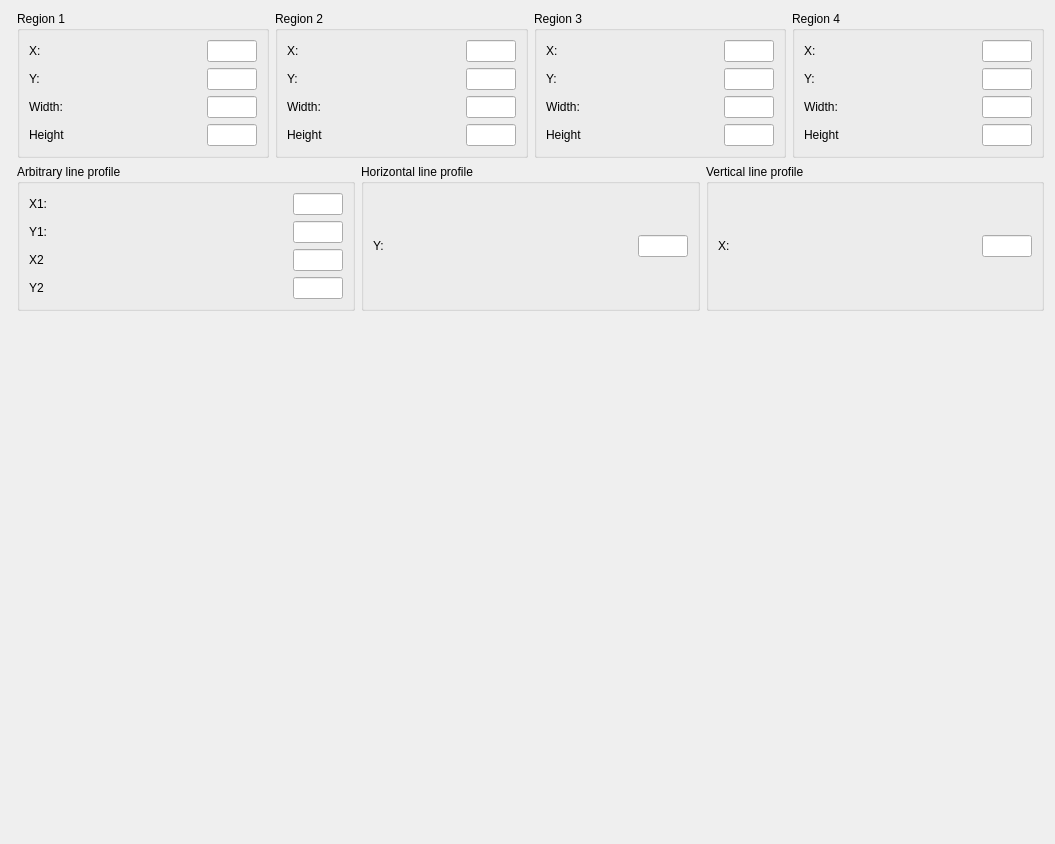
<?xml version="1.0" encoding="UTF-8"?>
<ui version="4.0">
 <class>Form</class>
 <widget class="QWidget" name="Form">
  <property name="geometry">
   <rect>
    <x>0</x>
    <y>0</y>
    <width>1055</width>
    <height>844</height>
   </rect>
  </property>
  <property name="windowTitle">
   <string>Form</string>
  </property>
  <layout class="QGridLayout" name="gridLayout">
   <item row="0" column="0">
    <widget class="QEImage" name="qeimage">
     <property name="imageVariable" stdset="0">
      <string>IMG:image1:ArrayData</string>
     </property>
     <property name="widthVariable" stdset="0">
      <string>IMG:cam1:ArraySizeX_RBV</string>
     </property>
     <property name="heightVariable" stdset="0">
      <string>IMG:cam1:ArraySizeY_RBV</string>
     </property>
     <property name="regionOfInterest1XVariable" stdset="0">
      <string>ROI1:X</string>
     </property>
     <property name="regionOfInterest1YVariable" stdset="0">
      <string>ROI1:Y</string>
     </property>
     <property name="regionOfInterest1WVariable" stdset="0">
      <string>ROI1:W</string>
     </property>
     <property name="regionOfInterest1HVariable" stdset="0">
      <string>ROI1:H</string>
     </property>
     <property name="regionOfInterest2XVariable" stdset="0">
      <string>ROI2:X</string>
     </property>
     <property name="regionOfInterest2YVariable" stdset="0">
      <string>ROI2:Y</string>
     </property>
     <property name="regionOfInterest2WVariable" stdset="0">
      <string>ROI2:W</string>
     </property>
     <property name="regionOfInterest2HVariable" stdset="0">
      <string>ROI2:H</string>
     </property>
     <property name="regionOfInterest3XVariable" stdset="0">
      <string>ROI3:X</string>
     </property>
     <property name="regionOfInterest3YVariable" stdset="0">
      <string>ROI3:Y</string>
     </property>
     <property name="regionOfInterest3WVariable" stdset="0">
      <string>ROI3:W</string>
     </property>
     <property name="regionOfInterest3HVariable" stdset="0">
      <string>ROI3:H</string>
     </property>
     <property name="regionOfInterest4XVariable" stdset="0">
      <string>ROI4:X</string>
     </property>
     <property name="regionOfInterest4YVariable" stdset="0">
      <string>ROI4:Y</string>
     </property>
     <property name="regionOfInterest4WVariable" stdset="0">
      <string>ROI4:W</string>
     </property>
     <property name="regionOfInterest4HVariable" stdset="0">
      <string>ROI4:H</string>
     </property>
     <property name="profileHozVariable" stdset="0">
      <string>HOZLINE:Y</string>
     </property>
     <property name="profileVertVariable" stdset="0">
      <string>VERTLINE:X</string>
     </property>
     <property name="lineProfileX1Variable" stdset="0">
      <string>LINE:X1</string>
     </property>
     <property name="lineProfileY1Variable" stdset="0">
      <string>LINE:Y1</string>
     </property>
     <property name="lineProfileX2Variable" stdset="0">
      <string>LINE:X2</string>
     </property>
     <property name="lineProfileY2Variable" stdset="0">
      <string>LINE:Y2</string>
     </property>
     <property name="enableVertSliceSelection">
      <bool>false</bool>
     </property>
     <property name="enableHozSliceSelection">
      <bool>false</bool>
     </property>
     <property name="enableProfileSelection">
      <bool>false</bool>
     </property>
     <property name="enableHozSlicePresentation">
      <bool>false</bool>
     </property>
     <property name="enableVertSlicePresentation">
      <bool>false</bool>
     </property>
     <property name="enableProfilePresentation">
      <bool>false</bool>
     </property>
     <property name="enableTargetSelection">
      <bool>false</bool>
     </property>
     <property name="displayCursorPixelInfo">
      <bool>true</bool>
     </property>
     <property name="contrastReversal">
      <bool>false</bool>
     </property>
     <property name="showTime">
      <bool>true</bool>
     </property>
     <property name="enableBrightnessContrast">
      <bool>true</bool>
     </property>
     <property name="externalControls">
      <bool>true</bool>
     </property>
     <property name="profileHVariable" stdset="0">
      <string>HOZLINE:Y</string>
     </property>
     <property name="profileVVariable" stdset="0">
      <string>VERTLINE:X</string>
     </property>
    </widget>
   </item>
   <item row="0" column="1">
    <layout class="QVBoxLayout" name="verticalLayout">
     <item>
      <layout class="QHBoxLayout" name="horizontalLayout">
       <item>
        <widget class="QGroupBox" name="groupBox">
         <property name="title">
          <string>Region 1</string>
         </property>
         <layout class="QGridLayout" name="gridLayout_2">
          <item row="0" column="0">
           <widget class="QLabel" name="label">
            <property name="text">
             <string>X:</string>
            </property>
           </widget>
          </item>
          <item row="1" column="0">
           <widget class="QLabel" name="label_2">
            <property name="text">
             <string>Y:</string>
            </property>
           </widget>
          </item>
          <item row="2" column="0">
           <widget class="QLabel" name="label_3">
            <property name="text">
             <string>Width:</string>
            </property>
           </widget>
          </item>
          <item row="3" column="0">
           <widget class="QLabel" name="label_4">
            <property name="text">
             <string>Height</string>
            </property>
           </widget>
          </item>
          <item row="0" column="1">
           <widget class="QELineEdit" name="qelineedit">
            <property name="minimumSize">
             <size>
              <width>50</width>
              <height>0</height>
             </size>
            </property>
            <property name="maximumSize">
             <size>
              <width>50</width>
              <height>16777215</height>
             </size>
            </property>
            <property name="variable" stdset="0">
             <string>ROI1:X</string>
            </property>
           </widget>
          </item>
          <item row="1" column="1">
           <widget class="QELineEdit" name="qelineedit_2">
            <property name="minimumSize">
             <size>
              <width>50</width>
              <height>0</height>
             </size>
            </property>
            <property name="maximumSize">
             <size>
              <width>50</width>
              <height>16777215</height>
             </size>
            </property>
            <property name="variable" stdset="0">
             <string>ROI1:Y</string>
            </property>
           </widget>
          </item>
          <item row="2" column="1">
           <widget class="QELineEdit" name="qelineedit_3">
            <property name="minimumSize">
             <size>
              <width>50</width>
              <height>0</height>
             </size>
            </property>
            <property name="maximumSize">
             <size>
              <width>50</width>
              <height>16777215</height>
             </size>
            </property>
            <property name="variable" stdset="0">
             <string>ROI1:W</string>
            </property>
           </widget>
          </item>
          <item row="3" column="1">
           <widget class="QELineEdit" name="qelineedit_4">
            <property name="minimumSize">
             <size>
              <width>50</width>
              <height>0</height>
             </size>
            </property>
            <property name="maximumSize">
             <size>
              <width>50</width>
              <height>16777215</height>
             </size>
            </property>
            <property name="variable" stdset="0">
             <string>ROI1:H</string>
            </property>
           </widget>
          </item>
         </layout>
        </widget>
       </item>
       <item>
        <widget class="QGroupBox" name="groupBox_2">
         <property name="title">
          <string>Region 2</string>
         </property>
         <layout class="QGridLayout" name="gridLayout_3">
          <item row="0" column="0">
           <widget class="QLabel" name="label_5">
            <property name="text">
             <string>X:</string>
            </property>
           </widget>
          </item>
          <item row="1" column="0">
           <widget class="QLabel" name="label_6">
            <property name="text">
             <string>Y:</string>
            </property>
           </widget>
          </item>
          <item row="2" column="0">
           <widget class="QLabel" name="label_7">
            <property name="text">
             <string>Width:</string>
            </property>
           </widget>
          </item>
          <item row="3" column="0">
           <widget class="QLabel" name="label_8">
            <property name="text">
             <string>Height</string>
            </property>
           </widget>
          </item>
          <item row="0" column="1">
           <widget class="QELineEdit" name="qelineedit_5">
            <property name="minimumSize">
             <size>
              <width>50</width>
              <height>0</height>
             </size>
            </property>
            <property name="maximumSize">
             <size>
              <width>50</width>
              <height>16777215</height>
             </size>
            </property>
            <property name="variable" stdset="0">
             <string>ROI2:X</string>
            </property>
           </widget>
          </item>
          <item row="1" column="1">
           <widget class="QELineEdit" name="qelineedit_9">
            <property name="minimumSize">
             <size>
              <width>50</width>
              <height>0</height>
             </size>
            </property>
            <property name="maximumSize">
             <size>
              <width>50</width>
              <height>16777215</height>
             </size>
            </property>
            <property name="variable" stdset="0">
             <string>ROI2:Y</string>
            </property>
           </widget>
          </item>
          <item row="2" column="1">
           <widget class="QELineEdit" name="qelineedit_13">
            <property name="minimumSize">
             <size>
              <width>50</width>
              <height>0</height>
             </size>
            </property>
            <property name="maximumSize">
             <size>
              <width>50</width>
              <height>16777215</height>
             </size>
            </property>
            <property name="variable" stdset="0">
             <string>ROI2:W</string>
            </property>
           </widget>
          </item>
          <item row="3" column="1">
           <widget class="QELineEdit" name="qelineedit_16">
            <property name="minimumSize">
             <size>
              <width>50</width>
              <height>0</height>
             </size>
            </property>
            <property name="maximumSize">
             <size>
              <width>50</width>
              <height>16777215</height>
             </size>
            </property>
            <property name="variable" stdset="0">
             <string>ROI2:H</string>
            </property>
           </widget>
          </item>
         </layout>
        </widget>
       </item>
       <item>
        <widget class="QGroupBox" name="groupBox_3">
         <property name="title">
          <string>Region 3</string>
         </property>
         <layout class="QGridLayout" name="gridLayout_4">
          <item row="0" column="0">
           <widget class="QLabel" name="label_9">
            <property name="text">
             <string>X:</string>
            </property>
           </widget>
          </item>
          <item row="1" column="0">
           <widget class="QLabel" name="label_10">
            <property name="text">
             <string>Y:</string>
            </property>
           </widget>
          </item>
          <item row="2" column="0">
           <widget class="QLabel" name="label_11">
            <property name="text">
             <string>Width:</string>
            </property>
           </widget>
          </item>
          <item row="3" column="0">
           <widget class="QLabel" name="label_12">
            <property name="text">
             <string>Height</string>
            </property>
           </widget>
          </item>
          <item row="0" column="1">
           <widget class="QELineEdit" name="qelineedit_6">
            <property name="minimumSize">
             <size>
              <width>50</width>
              <height>0</height>
             </size>
            </property>
            <property name="maximumSize">
             <size>
              <width>50</width>
              <height>16777215</height>
             </size>
            </property>
            <property name="variable" stdset="0">
             <string>ROI3:X</string>
            </property>
           </widget>
          </item>
          <item row="1" column="1">
           <widget class="QELineEdit" name="qelineedit_10">
            <property name="minimumSize">
             <size>
              <width>50</width>
              <height>0</height>
             </size>
            </property>
            <property name="maximumSize">
             <size>
              <width>50</width>
              <height>16777215</height>
             </size>
            </property>
            <property name="variable" stdset="0">
             <string>ROI3:Y</string>
            </property>
           </widget>
          </item>
          <item row="2" column="1">
           <widget class="QELineEdit" name="qelineedit_14">
            <property name="minimumSize">
             <size>
              <width>50</width>
              <height>0</height>
             </size>
            </property>
            <property name="maximumSize">
             <size>
              <width>50</width>
              <height>16777215</height>
             </size>
            </property>
            <property name="variable" stdset="0">
             <string>ROI3:W</string>
            </property>
           </widget>
          </item>
          <item row="3" column="1">
           <widget class="QELineEdit" name="qelineedit_17">
            <property name="minimumSize">
             <size>
              <width>50</width>
              <height>0</height>
             </size>
            </property>
            <property name="maximumSize">
             <size>
              <width>50</width>
              <height>16777215</height>
             </size>
            </property>
            <property name="variable" stdset="0">
             <string>ROI3:H</string>
            </property>
           </widget>
          </item>
         </layout>
        </widget>
       </item>
       <item>
        <widget class="QGroupBox" name="groupBox_4">
         <property name="title">
          <string>Region 4</string>
         </property>
         <layout class="QGridLayout" name="gridLayout_5">
          <item row="0" column="0">
           <widget class="QLabel" name="label_13">
            <property name="text">
             <string>X:</string>
            </property>
           </widget>
          </item>
          <item row="1" column="0">
           <widget class="QLabel" name="label_14">
            <property name="text">
             <string>Y:</string>
            </property>
           </widget>
          </item>
          <item row="2" column="0">
           <widget class="QLabel" name="label_15">
            <property name="text">
             <string>Width:</string>
            </property>
           </widget>
          </item>
          <item row="3" column="0">
           <widget class="QLabel" name="label_16">
            <property name="text">
             <string>Height</string>
            </property>
           </widget>
          </item>
          <item row="0" column="1">
           <widget class="QELineEdit" name="qelineedit_7">
            <property name="minimumSize">
             <size>
              <width>50</width>
              <height>0</height>
             </size>
            </property>
            <property name="maximumSize">
             <size>
              <width>50</width>
              <height>16777215</height>
             </size>
            </property>
            <property name="variable" stdset="0">
             <string>ROI4:X</string>
            </property>
           </widget>
          </item>
          <item row="1" column="1">
           <widget class="QELineEdit" name="qelineedit_11">
            <property name="minimumSize">
             <size>
              <width>50</width>
              <height>0</height>
             </size>
            </property>
            <property name="maximumSize">
             <size>
              <width>50</width>
              <height>16777215</height>
             </size>
            </property>
            <property name="variable" stdset="0">
             <string>ROI4:Y</string>
            </property>
           </widget>
          </item>
          <item row="2" column="1">
           <widget class="QELineEdit" name="qelineedit_21">
            <property name="minimumSize">
             <size>
              <width>50</width>
              <height>0</height>
             </size>
            </property>
            <property name="maximumSize">
             <size>
              <width>50</width>
              <height>16777215</height>
             </size>
            </property>
            <property name="variable" stdset="0">
             <string>ROI4:W</string>
            </property>
           </widget>
          </item>
          <item row="3" column="1">
           <widget class="QELineEdit" name="qelineedit_22">
            <property name="minimumSize">
             <size>
              <width>50</width>
              <height>0</height>
             </size>
            </property>
            <property name="maximumSize">
             <size>
              <width>50</width>
              <height>16777215</height>
             </size>
            </property>
            <property name="variable" stdset="0">
             <string>ROI4:H</string>
            </property>
           </widget>
          </item>
         </layout>
        </widget>
       </item>
      </layout>
     </item>
     <item>
      <layout class="QHBoxLayout" name="horizontalLayout_2">
       <item>
        <widget class="QGroupBox" name="groupBox_7">
         <property name="title">
          <string>Arbitrary line profile</string>
         </property>
         <layout class="QGridLayout" name="gridLayout_8">
          <item row="0" column="0">
           <widget class="QLabel" name="label_17">
            <property name="text">
             <string>X1:</string>
            </property>
           </widget>
          </item>
          <item row="1" column="0">
           <widget class="QLabel" name="label_20">
            <property name="text">
             <string>Y1:</string>
            </property>
           </widget>
          </item>
          <item row="2" column="0">
           <widget class="QLabel" name="label_21">
            <property name="text">
             <string>X2</string>
            </property>
           </widget>
          </item>
          <item row="3" column="0">
           <widget class="QLabel" name="label_22">
            <property name="text">
             <string>Y2</string>
            </property>
           </widget>
          </item>
          <item row="0" column="1">
           <widget class="QELineEdit" name="qelineedit_8">
            <property name="minimumSize">
             <size>
              <width>50</width>
              <height>0</height>
             </size>
            </property>
            <property name="maximumSize">
             <size>
              <width>50</width>
              <height>16777215</height>
             </size>
            </property>
            <property name="variable" stdset="0">
             <string>LINE:X1</string>
            </property>
           </widget>
          </item>
          <item row="1" column="1">
           <widget class="QELineEdit" name="qelineedit_12">
            <property name="minimumSize">
             <size>
              <width>50</width>
              <height>0</height>
             </size>
            </property>
            <property name="maximumSize">
             <size>
              <width>50</width>
              <height>16777215</height>
             </size>
            </property>
            <property name="variable" stdset="0">
             <string>LINE:Y1</string>
            </property>
           </widget>
          </item>
          <item row="2" column="1">
           <widget class="QELineEdit" name="qelineedit_15">
            <property name="minimumSize">
             <size>
              <width>50</width>
              <height>0</height>
             </size>
            </property>
            <property name="maximumSize">
             <size>
              <width>50</width>
              <height>16777215</height>
             </size>
            </property>
            <property name="variable" stdset="0">
             <string>LINE:X2</string>
            </property>
           </widget>
          </item>
          <item row="3" column="1">
           <widget class="QELineEdit" name="qelineedit_18">
            <property name="minimumSize">
             <size>
              <width>50</width>
              <height>0</height>
             </size>
            </property>
            <property name="maximumSize">
             <size>
              <width>50</width>
              <height>16777215</height>
             </size>
            </property>
            <property name="variable" stdset="0">
             <string>LINE:Y2</string>
            </property>
           </widget>
          </item>
         </layout>
        </widget>
       </item>
       <item>
        <widget class="QGroupBox" name="groupBox_5">
         <property name="title">
          <string>Horizontal line profile</string>
         </property>
         <layout class="QGridLayout" name="gridLayout_6">
          <item row="0" column="1">
           <widget class="QLabel" name="label_18">
            <property name="text">
             <string>Y:</string>
            </property>
           </widget>
          </item>
          <item row="0" column="2">
           <widget class="QELineEdit" name="qelineedit_19">
            <property name="minimumSize">
             <size>
              <width>50</width>
              <height>0</height>
             </size>
            </property>
            <property name="maximumSize">
             <size>
              <width>50</width>
              <height>16777215</height>
             </size>
            </property>
            <property name="variable" stdset="0">
             <string>HOZLINE:Y</string>
            </property>
           </widget>
          </item>
         </layout>
        </widget>
       </item>
       <item>
        <widget class="QGroupBox" name="groupBox_6">
         <property name="title">
          <string>Vertical line profile</string>
         </property>
         <layout class="QGridLayout" name="gridLayout_7">
          <item row="0" column="0">
           <widget class="QLabel" name="label_19">
            <property name="text">
             <string>X:</string>
            </property>
           </widget>
          </item>
          <item row="0" column="1">
           <widget class="QELineEdit" name="qelineedit_20">
            <property name="minimumSize">
             <size>
              <width>50</width>
              <height>0</height>
             </size>
            </property>
            <property name="maximumSize">
             <size>
              <width>50</width>
              <height>16777215</height>
             </size>
            </property>
            <property name="variable" stdset="0">
             <string>VERTLINE:X</string>
            </property>
           </widget>
          </item>
         </layout>
        </widget>
       </item>
      </layout>
     </item>
     <item>
      <spacer name="verticalSpacer">
       <property name="orientation">
        <enum>Qt::Vertical</enum>
       </property>
       <property name="sizeHint" stdset="0">
        <size>
         <width>20</width>
         <height>40</height>
        </size>
       </property>
      </spacer>
     </item>
    </layout>
   </item>
  </layout>
 </widget>
 <customwidgets>
  <customwidget>
   <class>QEImage</class>
   <extends>QFrame</extends>
   <header>QEImage.h</header>
  </customwidget>
  <customwidget>
   <class>QELineEdit</class>
   <extends>QLineEdit</extends>
   <header>QELineEdit.h</header>
  </customwidget>
 </customwidgets>
 <resources/>
 <connections/>
</ui>
